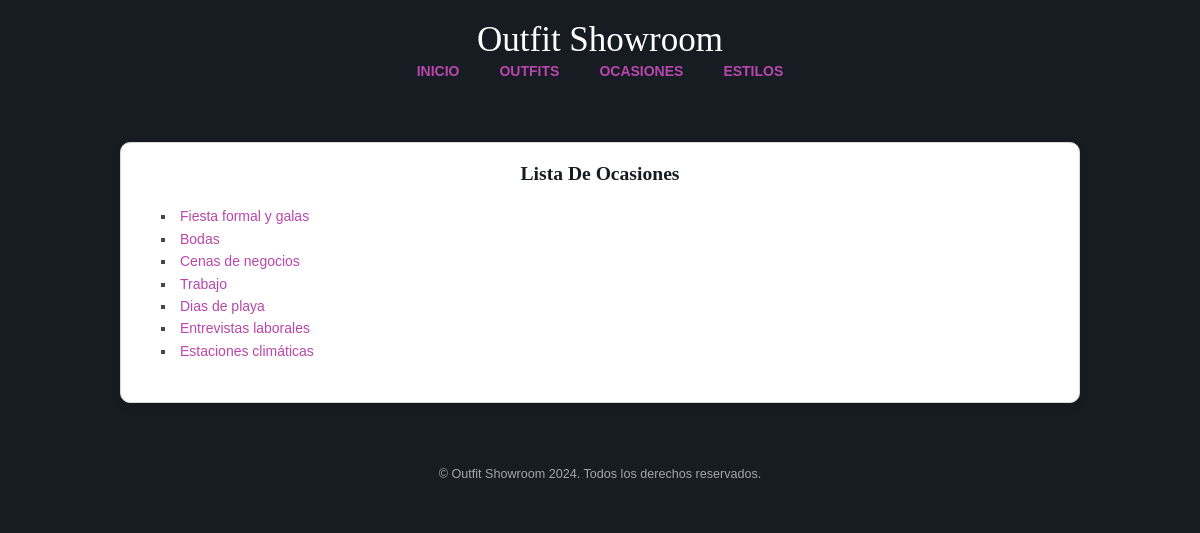
The app's page /ocasiones/ with its own data.
### appOutfitShowroom/models.py (models this page shows, shortened)
class Ocasion(models.Model):
    nombre = models.CharField(max_length=50)
    descripcion = models.CharField(max_length=200)

### appOutfitShowroom/views.py (the view)
# urls.py: path('ocasiones/', views.lista_ocasiones, name='lista_ocasiones'),
def lista_ocasiones(request):
    ocasiones = get_list_or_404(Ocasion.objects.all())
    return render(request, 'nocobot/ocasiones.html', {'ocasiones': ocasiones})

### appOutfitShowroom/templates/nocobot/ocasiones.html
{% extends "nocobot/base1.html" %}
{% load i18n %}
{% block content %}
<h1>Lista de Ocasiones</h1>
<ul>
    {% for ocasion in ocasiones %}
    <li>
        <a href="{% url 'detalle_ocasion' ocasion.id %}">{{ ocasion.nombre }}</a>
    </li>
    {% endfor %}
</ul>
{% endblock %}

### appOutfitShowroom/static/layout/styles/framework.css (style rules this page uses)
html { overflow-y:scroll; overflow-x:hidden; }
html, body { margin:0; padding:0; font-size:14px; line-height:1.6em; }
*, *::before, *::after { box-sizing:border-box; }
a { outline:none; text-decoration:none; }
body, input, textarea, select { font-family:Verdana, Geneva, sans-serif; }
h1, h2, h3, h4, h5, h6, .heading { font-family:Georgia, "Times New Roman", Times, serif; }
::placeholder { opacity:1; }
h1, h2, h3, h4, h5, h6, .heading { margin:0 0 20px 0; font-size:1.4rem; line-height:normal; font-weight:normal; text-transform:capitalize; }
main h1, main h2 { color: #161C21; font-weight: bold; text-align: center; }
main ul { list-style: square inside; margin: 20px 0; padding: 0; }

### appOutfitShowroom/static/layout/styles/layout.css (style rules this page uses)
*, *::before, *::after { transition:all .3s ease-in-out; }
body { color:#A5A6AA; background-color:#161C21; }
a { color:#B946AD; }
a { color: #B946AD; text-decoration: none; }
main h1, main h2 { text-align: center; color: #161C21; font-weight: bold; margin-bottom: 20px; }
main ul { margin: 20px 0; padding-left: 20px; }

### records on screen
Ocasion: nombre "Fiesta formal y galas"
Ocasion: nombre "Bodas"
Ocasion: nombre "Cenas de negocios"
Ocasion: nombre "Trabajo"
Ocasion: nombre "Dias de playa"
Ocasion: nombre "Entrevistas laborales"
Ocasion: nombre "Estaciones climáticas"
